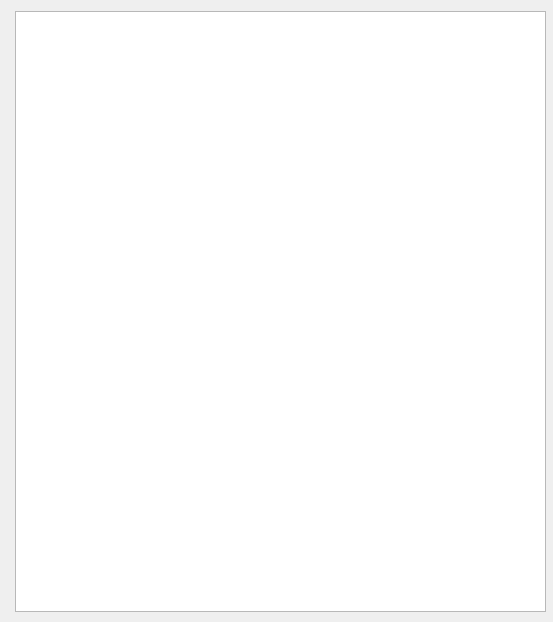
<?xml version="1.0" encoding="UTF-8"?>
<ui version="4.0">
 <class>Editor</class>
 <widget class="QWidget" name="Editor">
  <property name="geometry">
   <rect>
    <x>0</x>
    <y>0</y>
    <width>553</width>
    <height>622</height>
   </rect>
  </property>
  <property name="windowTitle">
   <string>Form</string>
  </property>
  <widget class="QGraphicsView" name="graphicsView">
   <property name="geometry">
    <rect>
     <x>15</x>
     <y>11</y>
     <width>531</width>
     <height>601</height>
    </rect>
   </property>
  </widget>
 </widget>
 <resources/>
 <connections/>
</ui>
